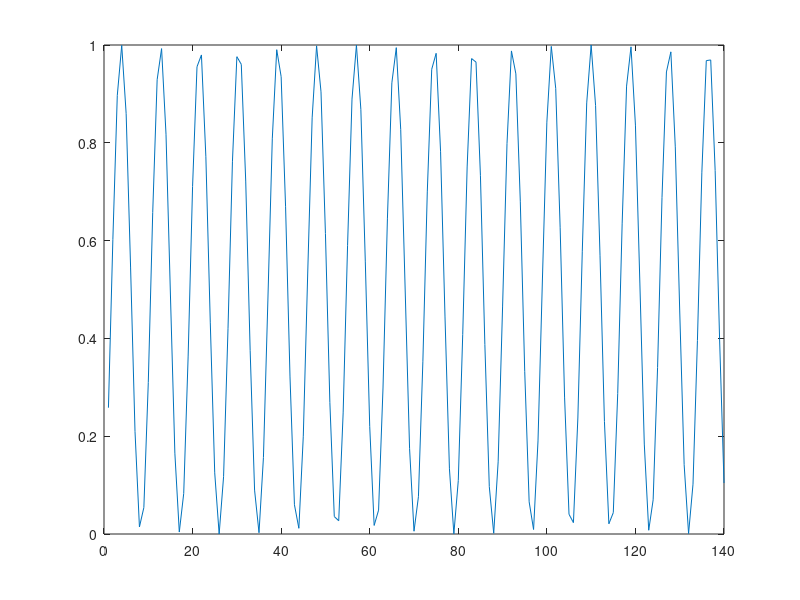

Source code (MATLAB):
nbit = 5; %Qbit
nums = 2^nbit ;%state
iter = 140; 
fn = random('norm',1,1,nums,1) ;%cost function 
index = 3; %search index

P = eye(nums); %phase shift gate
P(1,1) = -1;

H = (1/2)^(1/2)*[1,1;1,-1]; %Hadamard gate
for i = 2:nbit
    H = (1/2)^(1/2)*[H,H;H,-H];
end 

O = eye(nums); %Oracle gate
O(index,index) = -1;

%GroversQuantumSearchAlogrithm

state = (1/nums)^(1/2)*ones(nums,1);
pro = [];
g = H*P*H*O; %grave 
for i = 1:iter
    state =   g*state; 
    probability = (state(index))^2;
    pro = [pro,probability];
    fprintf('Search Probability : %f\n',probability);
end 

plot([1:iter],pro);
